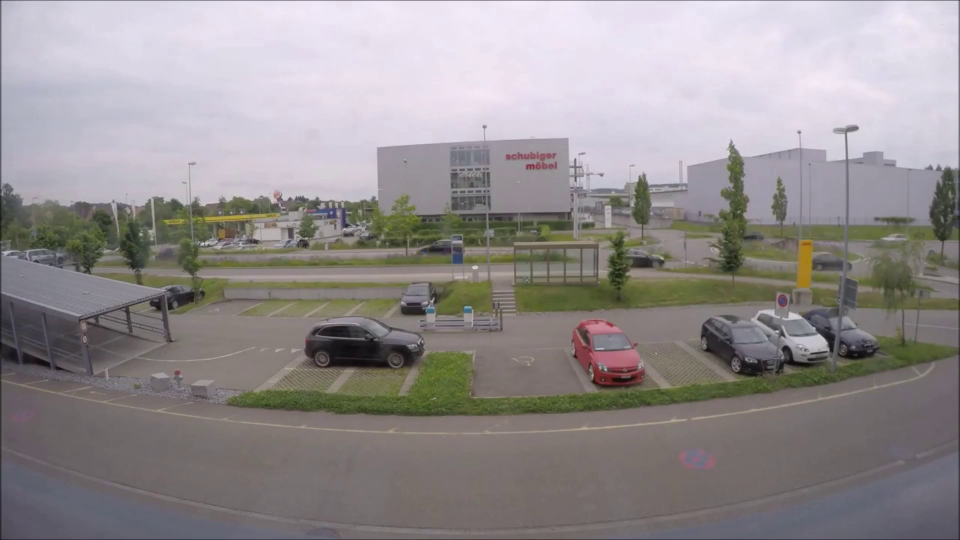
#> input picture frame 63 of easy.mp4, 1920 x 1080 px, given in place of easy1.mp4, which was not available (shown at 1/2 size)
$ python test1.py
#> lines starting #> are read from the running program, lines starting #| are printed output that depends on the picture
import cv2
import numpy as np
import cvzone
import pickle


cap = cv2.VideoCapture('easy1.mp4')

drawing = False
area_names = []

try:
    with open("parking", "rw") as f:
        data = pickle.load(f)
        polylines, area_names = data['polylines'], data['area_names']
except:
    polylines = []

points = []
current_name = " "


def draw(event, x, y, flags, para):
    global points, drawing
    drawing = True
    if event == cv2.EVENT_LBUTTONDOWN:
        points = [(x, y)]
    elif event == cv2.EVENT_MOUSEMOVE:
        if drawing:
            points.append((x, y))
    elif event == cv2.EVENT_LBUTTONUP:
        drawing == False
        current_name = input("Areaname: ")
        if current_name:
            area_names.append(current_name)
            polylines.append(np.array(points, np.int32))


while True:
    ret, frame = cap.read()
#> frame is the input picture: shape (1080, 1920, 3); mean B, G, R 142.9, 142.2, 147.5
    if not ret:
        cap.set(cv2.CAP_PROP_POS_FRAMES, 0)
        continue
    frame = cv2.resize(frame, (950, 700))
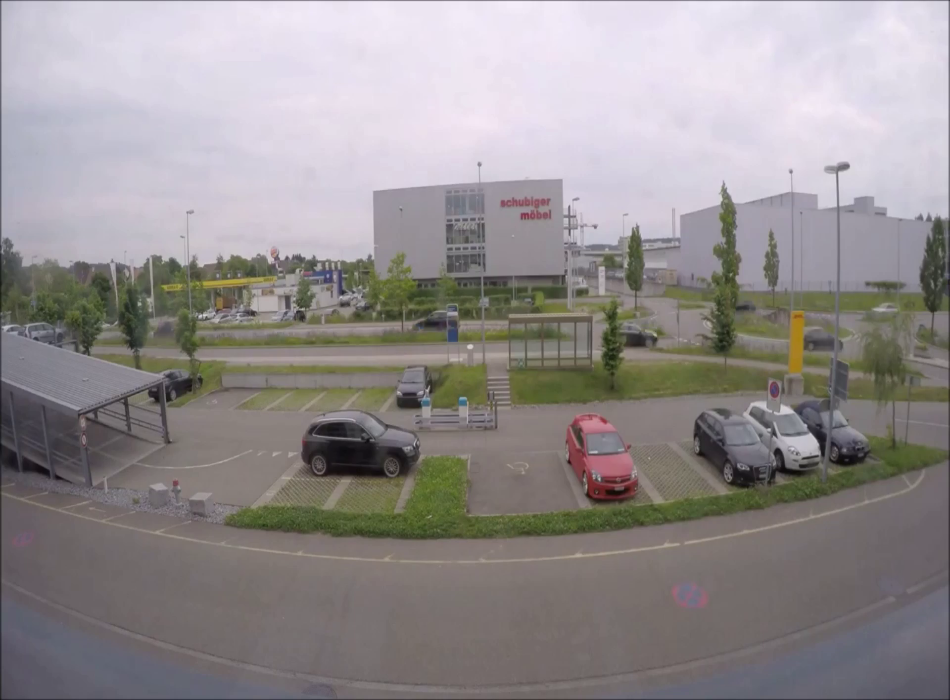
#> frame: shape (700, 950, 3); mean B, G, R 142.8, 142.2, 147.4

    for i, polyline in enumerate(polylines):
        print(i)
        cv2.polylines(frame, [polyline], True, (0, 0, 255), 2)
        cvzone.putTextRect(frame, f'{area_names[i]}', tuple(polyline[0]), 1, 1)

    cv2.imshow('FRAME', frame)
    cv2.setMouseCallback('FRAME', draw)
    Key = cv2.waitKey(75) & 0xFF
#> (key Esc is pressed here)
    if Key == ord('s'):
        with open("parking", "wb") as f:
            data = {'polylines': polylines, 'area_names': area_names}
            pickle.dump(data, f)

    if Key == 27:
        break
cap.release()
cv2.destroyAllWindows()

$ run again, starting later in the video
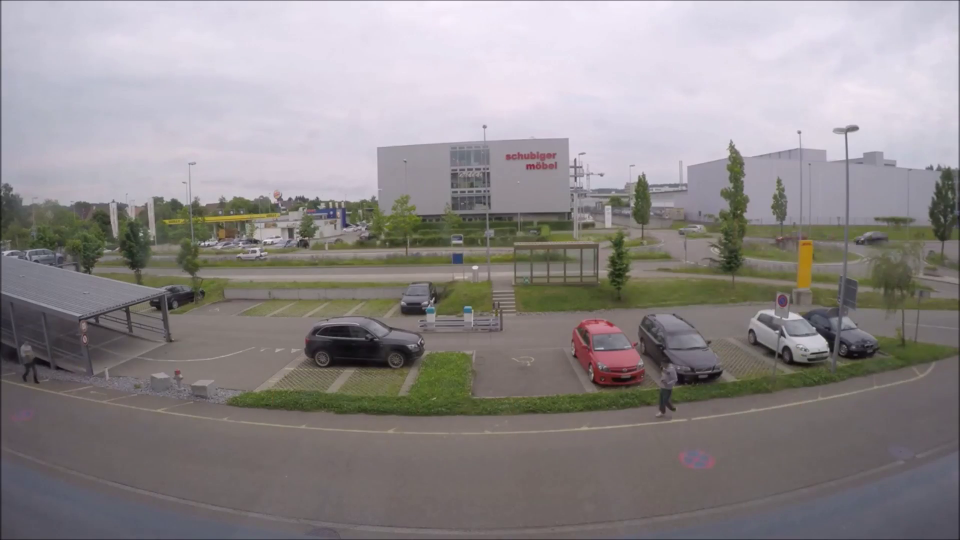
#> input picture frame 286 of easy.mp4, 1920 x 1080 px, given in place of easy1.mp4, which was not available (shown at 1/2 size)
#> frame is the input picture: shape (1080, 1920, 3); mean B, G, R 139, 138.1, 143.2
#> `frame = cv2.resize(frame, (950, 700))`:
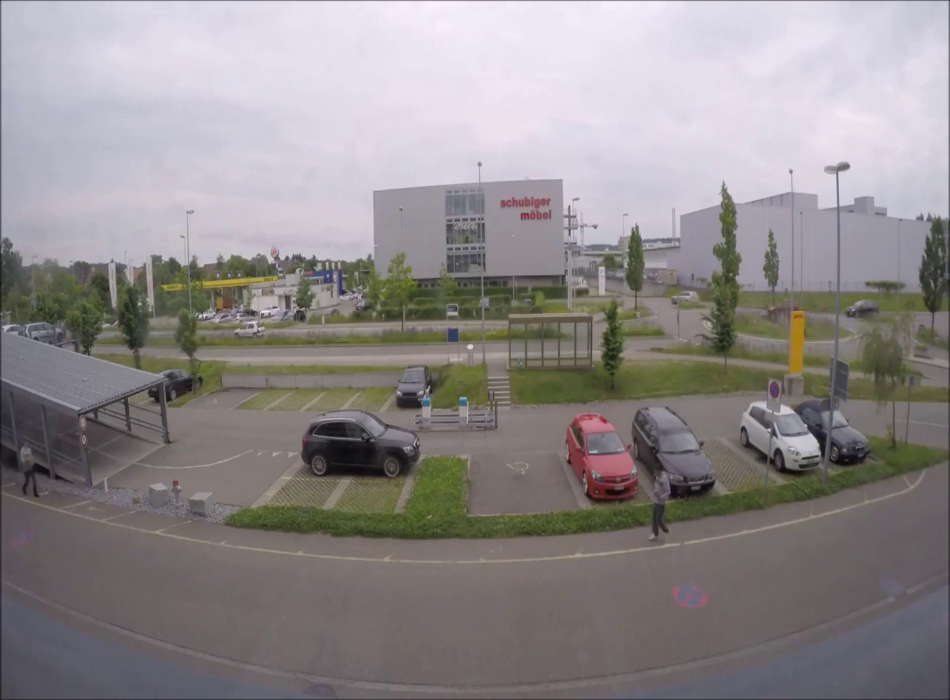
#> frame: shape (700, 950, 3); mean B, G, R 139, 138, 143.1

$ run again, starting later in the video
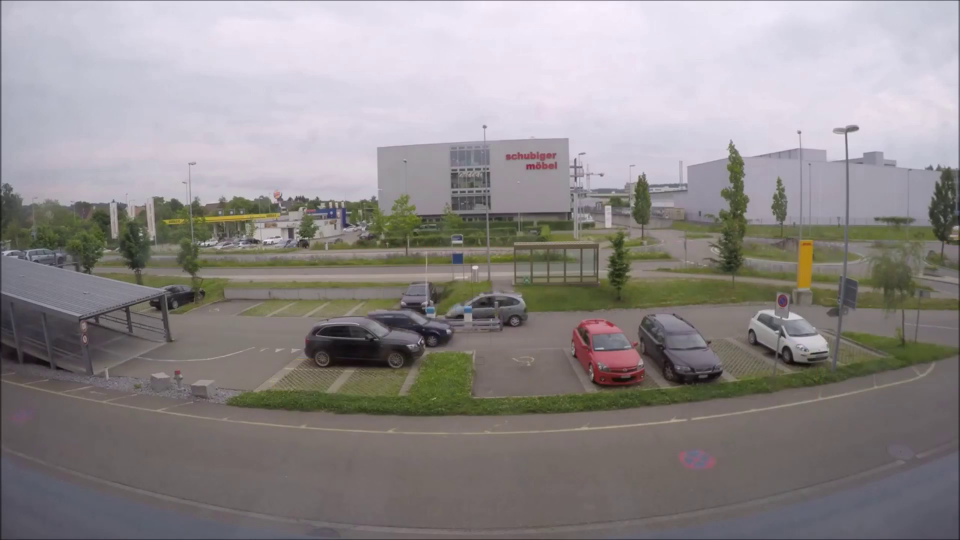
#> input picture frame 508 of easy.mp4, 1920 x 1080 px, given in place of easy1.mp4, which was not available (shown at 1/2 size)
#> frame is the input picture: shape (1080, 1920, 3); mean B, G, R 138.9, 138.6, 143.5
#> `frame = cv2.resize(frame, (950, 700))`:
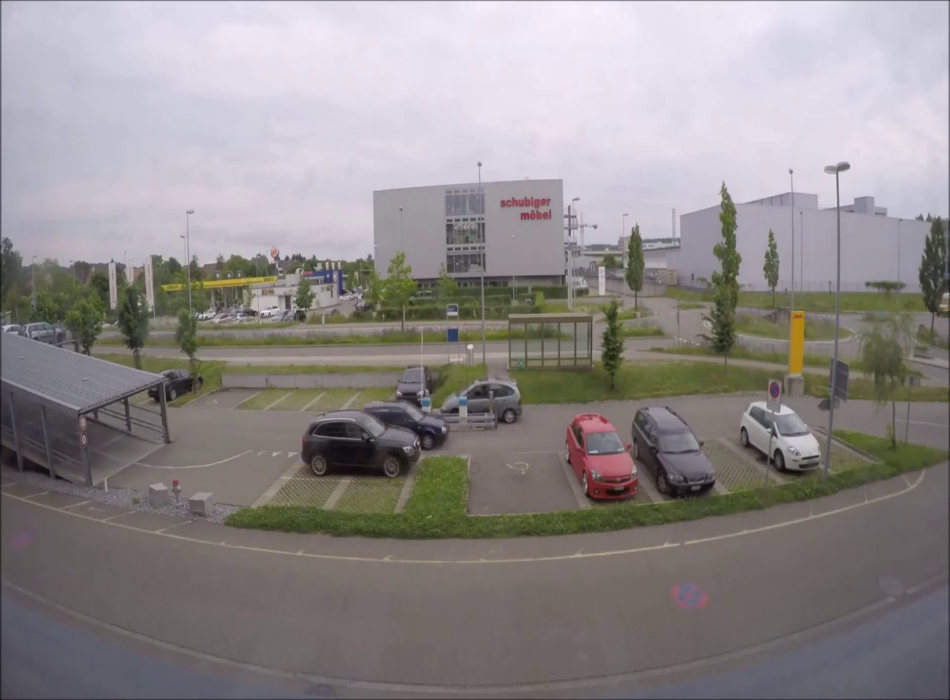
#> frame: shape (700, 950, 3); mean B, G, R 138.9, 138.5, 143.5
